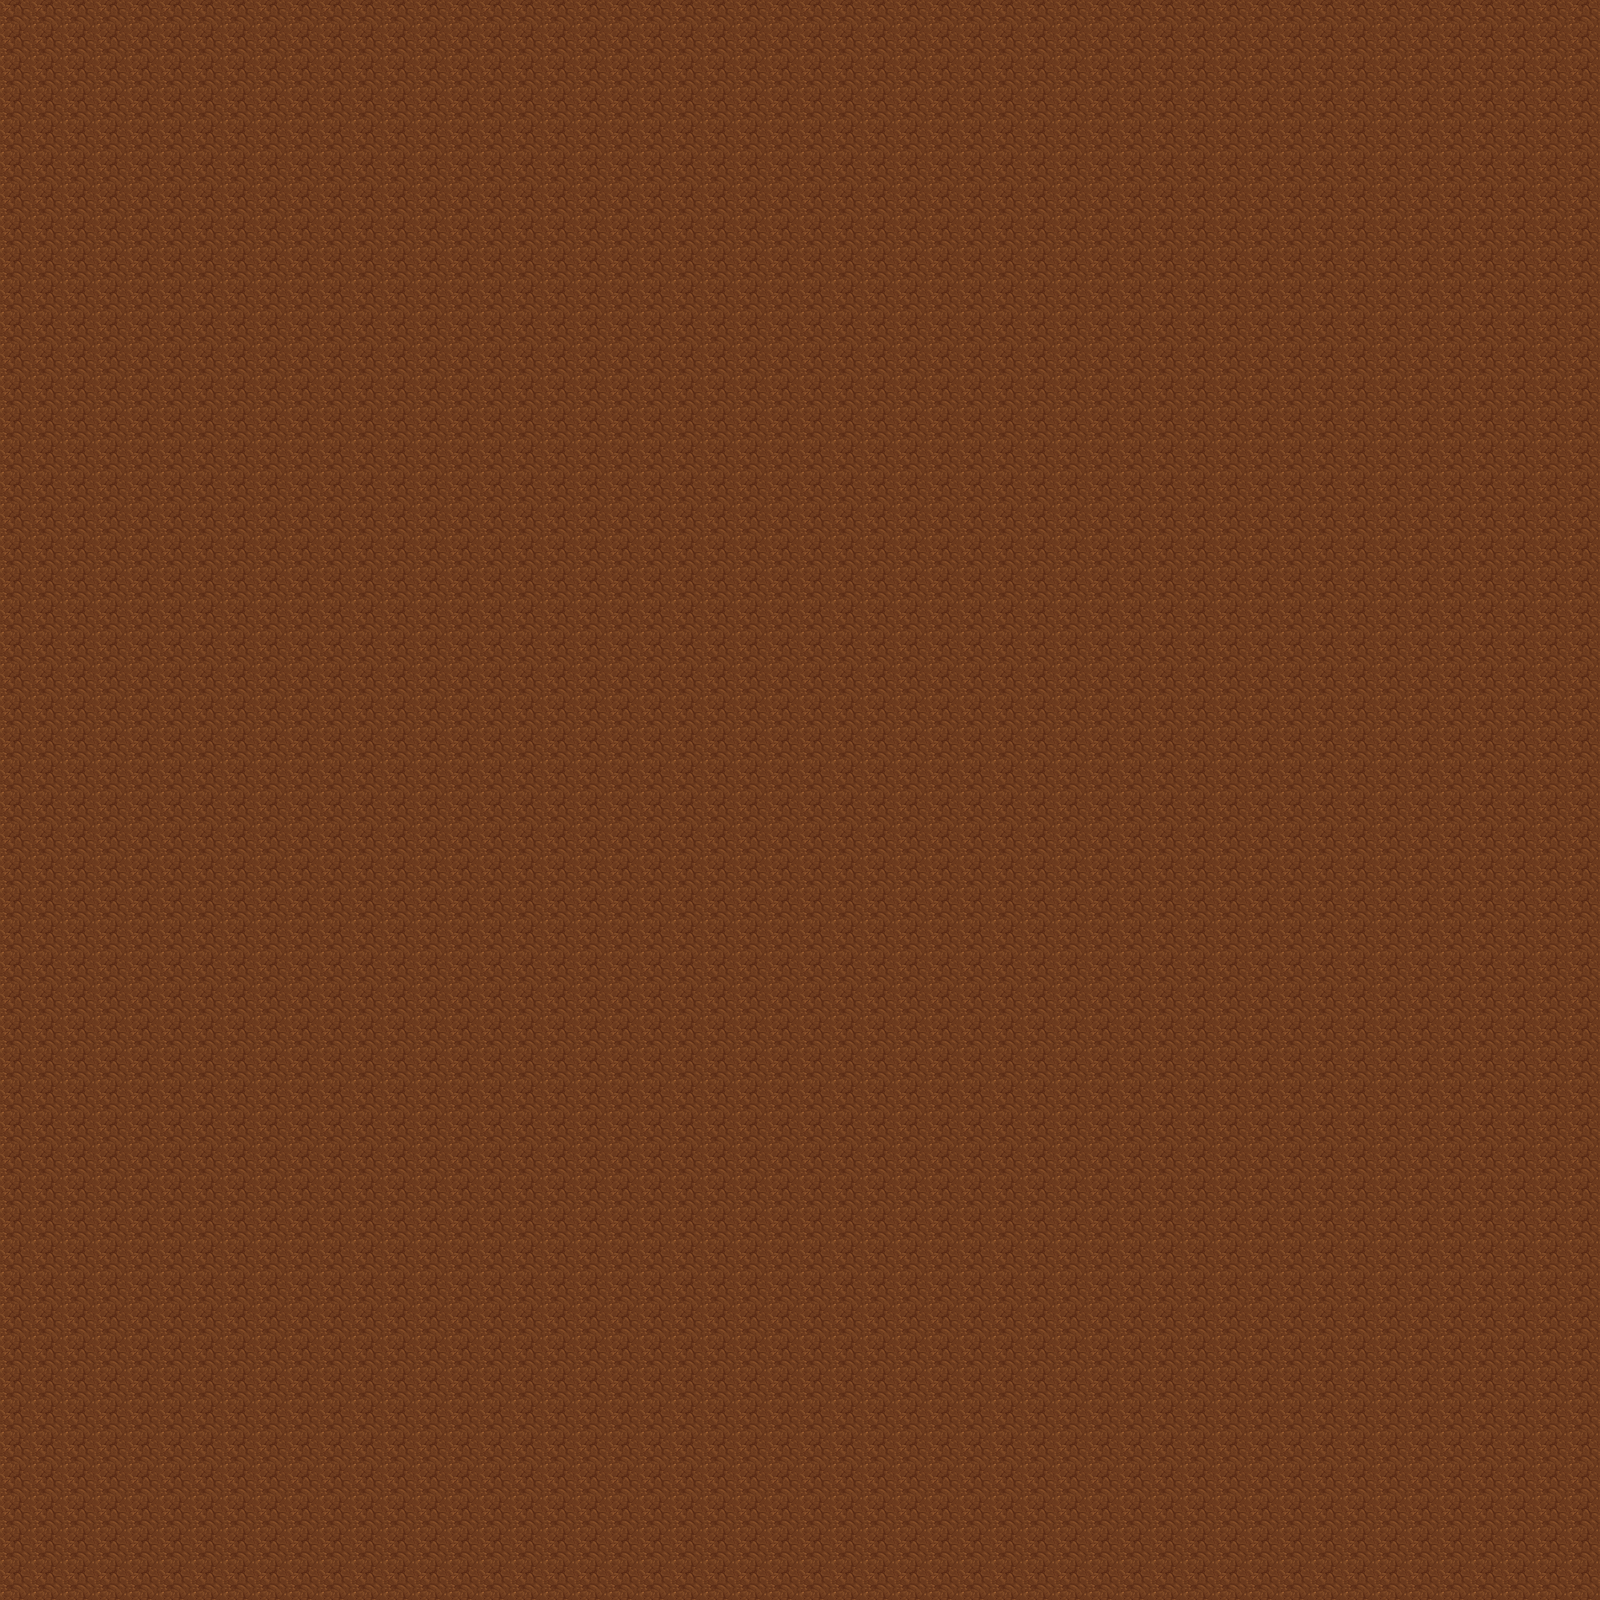

Rendered tile map (Tiled .tmx) drawn with the repository's tilesets; below, a short description and the map source with its tile grids summarised:
An orthogonal 50x50 tile map with 32x32 px tiles, 2 tile layers (map0, map1), 2 tilesets.

<map version="1.9" tiledversion="1.9.2" orientation="orthogonal" renderorder="right-down" width="50" height="50" tilewidth="32" tileheight="32" infinite="0" nextlayerid="3" nextobjectid="1">
 <tileset firstgid="1" source="hyptosis_tile-art-batch-1.tsx" />
 <tileset firstgid="901" source="hyptosis_sprites-and-tiles-for-you.tsx" />
 <layer id="1" name="map0" width="50" height="50">
  <data>[2500 cells, 2500 non-empty, 1 distinct tile ids]</data>
 </layer>
 <layer id="2" name="map1" width="50" height="50">
  <data>[2500 cells, 2500 non-empty, 1 distinct tile ids]</data>
 </layer>
</map>
